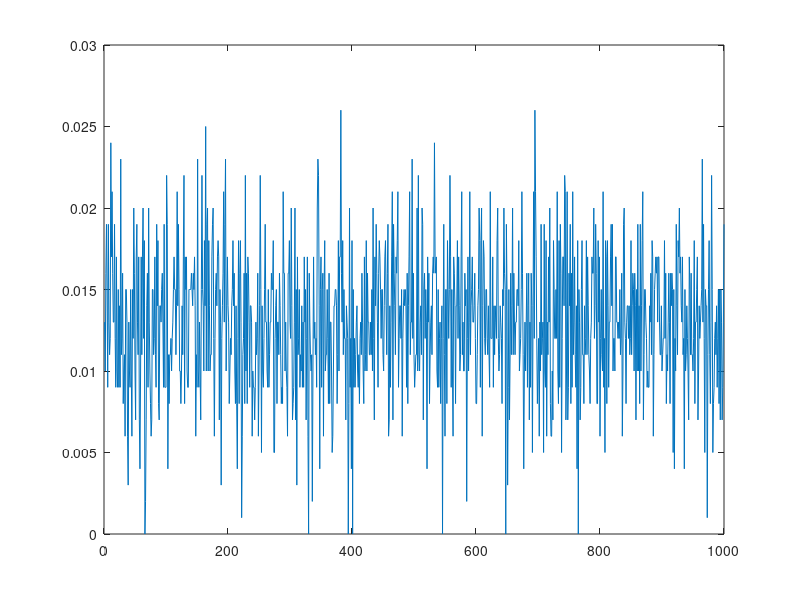

Recreate this plot in MATLAB. (Note: this script raises an error after producing the figure.)
% Homework 1. Due before class on 9/12/17

%% Problem 1 - addition with strings

% Fill in the blank space in this section with code that will add 
% the two numbers regardless of variable type. Hint see the matlab
% functions ischar, isnumeric, and str2num. 

%your code should work no matter which of these lines is uncommented. 
x = 3; y = 5; % integers
%x = '3'; y= '5'; %strings
% x = 3; y = '5'; %mixed

%your code goes here
%your code goes here
if isnumeric(x) == 0;
   x = str2num(x);
end
if isnumeric(y) == 0;
   y = str2num(y);
end
answer = x+y;
%output your answer
disp(answer);

%% Problem 2 - our first real biology problem. Open reading frames and nested loops.

%part 1: write a piece of code that creates a random DNA sequence of length
% N (i.e. consisting of the letters ATGC) where we will start with N=500 base pairs (b.p.).
% store the output in a variable
% called rand_seq. Hint: the function randi may be useful. 
% Even if you have access to the bioinformatics toolbox, 
% do not use the built-in function randseq for this part. 

N = 500; % define sequence length
DNA='ATCG'; N=500
rand_seq=DNA(randi(4,1,N));

%part 2: open reading frames (ORFs) are pieces of DNA that can be
% transcribed and translated. They start with a start codon (ATG) and end with a
% stop codon (TAA, TGA, or TAG). Write a piece of code that finds the longest ORF 
% in your seqeunce rand_seq. Hint: see the function strfind.
startcodon=strfind(rand_seq,'ATG');
max_ORFlength=0;
ORF_length=0;
for i=startcodon
    for ii=i:3:(N-2)
        if rand_seq(ii:ii+2)=='TAA'|rand_seq(ii:ii+2)=='TAG'|rand_seq(ii:ii+2)=='TGA'
           ORF_length=(ii+3)-i;
           break
        end
           if ORF_length>max_ORFlength;
               max_ORFlength=ORF_length;
           end
    end
end
disp(max_ORFlength);

%part 3: copy your code in parts 1 and 2 but place it inside a loop that
% runs 1000 times. Use this to determine the probability
% that an sequence of length 500 has an ORF of greater than 50 b.p.

%part 4: copy your code from part 3 but put it inside yet another loop,
% this time over the sequence length N. Plot the probability of having an
% ORF > 50 b.p. as a funciton of the sequence length. 
probability=[];
N=1000;
for sequence=1:N

max_ORFlength=0;
ORF_length=0;
n=0;

DNA='ATCG'; rand_seq=DNA(randi(4,1,N));
startcodon=strfind(rand_seq,'ATG');

for i=startcodon
    for ii=i:3:(N-2)
        if rand_seq(ii:ii+2)=='TAA'|rand_seq(ii:ii+2)=='TAG'|rand_seq(ii:ii+2)=='TGA'
           ORF_length=(ii+3)-i;
           break
        end
           if ORF_length>max_ORFlength;
               max_ORFlength=ORF_length;
           end
    end
    if max_ORFlength>50
        n=n+1;
    probability(sequence)=n/1000;   
    end
end
end
xval=[1:N];
yval=probability;
plot(xval,yval)
%part 5: Make sure your results from part 4 are sensible. What features
% must this curve have (hint: what should be the value when N is small or when
% N is very large? how should the curve change in between?) Make sure your
% plot looks like this. 

%when N is small, probability is zero or low, and probability approaches 1
%the longer N gets. My code does not produce this result and I'm not sure
%what the problem is.
%% problem 3 data input/output and simple analysis

%The file qPCRdata.txt is an actual file that comes from a Roche
%LightCycler qPCR machine. The important columns are the Cp which tells
%you the cycle of amplification and the position which tells you the well
%from the 96 well plate. Each column of the plate has a different gene and
%each row has a different condition. Each gene in done in triplicates so
%columns 1-3 are the same gene, columns 4-6 the same, etc.
%so A1-A3 are gene 1 condition 1, B1-B3 gene 1 condition 2, A4-A6 gene 2
%condition 1, B4-B6 gene2 condition 2 etc. 

% part1: write code to read the Cp data from this file into a vector. You can ignore the last two
% rows with positions beginning with G and H as there were no samples here. 

filename = 'qPCRdata.txt';
fid = fopen(filename,'r');
data = textscan(fid, '%*s%*s%s%*s%f%*s%*s%*s%[^\n]', 72,'Delimiter', '\t','HeaderLines', 2);
Cp=cell2mat(data(1,2));

% Part 2: transform this vector into an array representing the layout of
% the plate. e.g. a 6 row, 12 column array should that data(1,1) = Cp from
% A1, data(1,2) = Cp from A2, data(2,1) = Cp from B1 etc. 
Cp_array=vec2mat(Cp,12)
% Part 3. The 4th gene in columns 10 - 12 is known as a normalization gene.
% That is, it's should not change between conditions and it is used to normalize 
% the expression values for the others. For the other three
% genes, compute their normalized expression in all  conditions, normalized to condition 1. 
% In other words, the fold change between these conditions and condition 1. The
% formula for this is 2^[Cp0 - CpX - (CpN0 - CpNX)] where Cp0 is the Cp for
% the gene in the 1st condition, CpX is the value of Cp in condition X and
% CpN0 and CpNX are the same quantitites for the normalization gene.
% Plot this data in an appropriate way. 

norm = zeros(6,3); %output should be 3 columns (one for each gene average) with six rows (for each condition)
for c = 1:6
    norm(c, 1) = 2^(mean(plate(1, 1:3)) - mean(plate(c, 1:3)) - (mean(plate(1, 10:12)) - mean(plate(c, 10:12))));
    norm(c, 2) = 2^(mean(plate(1, 4:6)) - mean(plate(c, 4:6)) - (mean(plate(1, 10:12)) - mean(plate(c, 10:12))));
    norm(c, 3) = 2^(mean(plate(1, 7:9)) - mean(plate(c, 7:9)) - (mean(plate(1, 10:12)) - mean(plate(c, 10:12))));
end
xval=1:6; yval_geneA=norm(1:6, 1); yval_geneB=norm(1:6,2); yval_geneC=norm(1:6,3);
plot(xval, yval_geneA, 'r'); hold on; plot(xval, yval_geneB, 'b'); hold on; plot(xval, yval_geneC, 'g')

%% Challenge problems that extend the above (optional)

% 1. Write a solution to Problem 2 part 2 that doesn't use any loops at
% all. Hint: start by using the built in function bsxfun to make a matrix of all distances
% between start and stop codons. 
DNA='ATCG'; N=500
DNAseq=DNA(randi(4,1,N));
disp(DNAseq);
   startcodons=strfind(DNAseq, 'ATG');
   end1=strfind(DNAseq, 'TAA'); end2=strfind(DNAseq, 'TGA'); end3=strfind(DNAseq, 'TAG');
   TAAend=bsxfun(@minus, end1, startcodons'); TGAend=bsxfun(@minus, end2, startcodons'); TAGend=bsxfun(@minus, end3, startcodons');
   TAAseq=find(rem((TAAend/3),1)==0); TGAseq=find(rem((TGAend/3),1)==0); TAGseq=find(rem((TAGend/3),1)==0);
   A=TAAend(TAAseq); B=TGAend(TGAseq); C=TAGend(TAGseq); 
   allseqs=[A', B', C']; 
   
%I gave up here. It can find the longest seqeunce that starts with ATG and
%ends with a stop codon in frame, but I don't know how to make it end on
%the earlier stop codons that are still in frame with ATG.


% 2. Problem 2, part 4. Use Matlab to compute the exact solution to this
% problem and compare your answer to what you got previously by testing
% many sequences. Plot both on the same set of axes. Hint: to get started 
% think about the following:
% A. How many sequences of length N are there?
% B. How many ways of making an ORF of length N_ORF are there?
% C. For each N_ORF how many ways of position this reading frame in a
% sequence of length N are there?

% 3. Problem 3. Assume that the error in each Cp is the standard deviation
% of the three measurements. Add a section to your code that propogates this
% uncertainty to the final results. Add error bars to your plot. (on
% propagation of error, see, for example:
% https://en.wikipedia.org/wiki/Propagation_of_uncertainty


